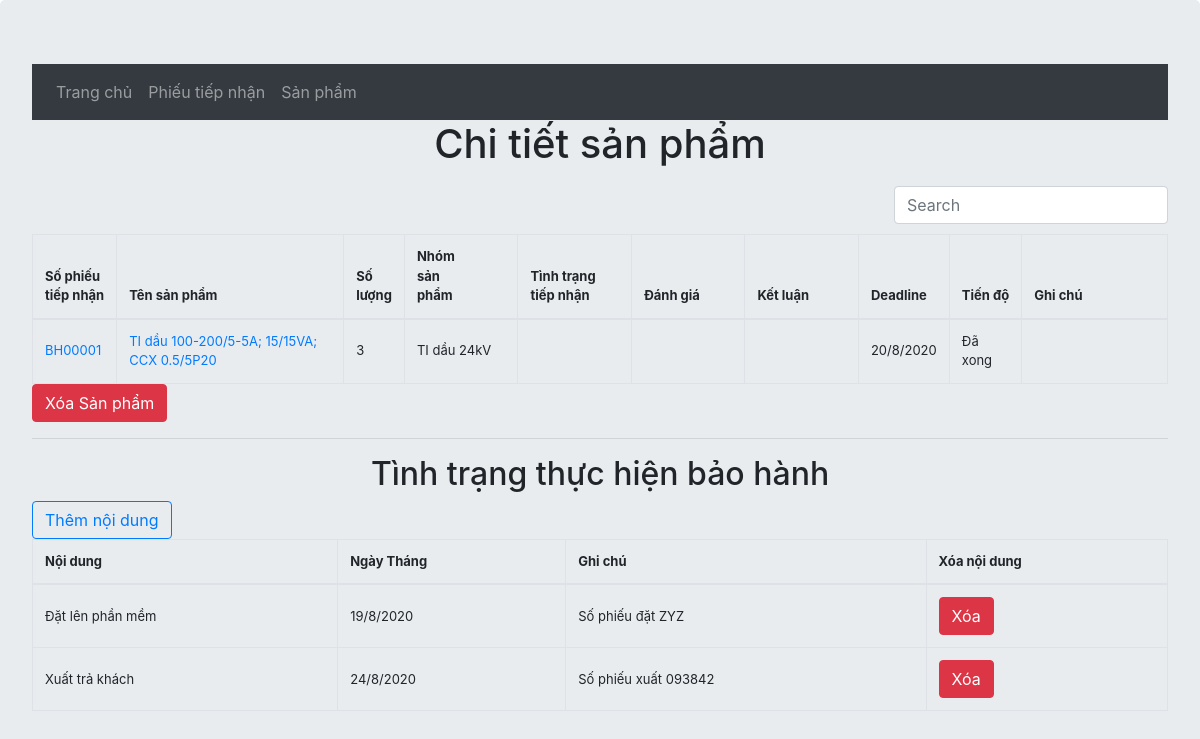
The app's page /warranty/items/1, older data.
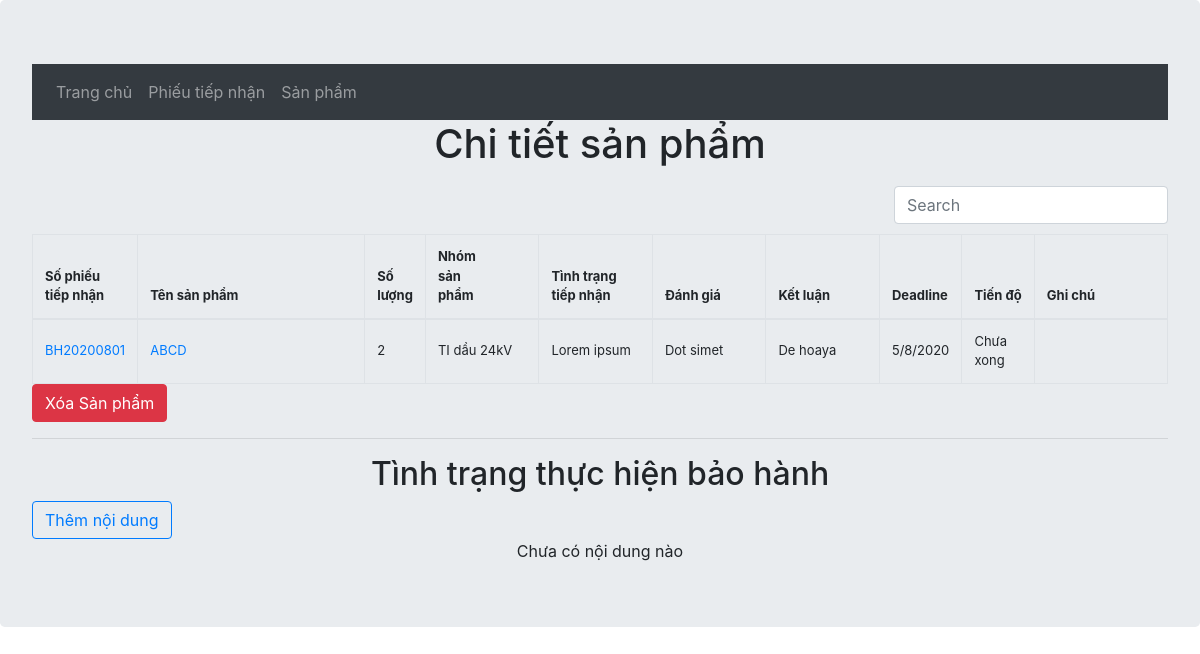
The same page, newer data.
### warranty/models.py (models this page shows, shortened)
class Item(models.Model):
    group = [
        ("TIDAU24", "TI dầu 24kV"),
        ("TUDAU24","TU dầu 24kV"),
        ("TIKHO24I", "TI khô 24kV trong nhà"),
        ("TIKHO24O", "TI khô 24kV ngoài trời"),
        ("TIHT", "TI hạ thế"),
    ]
    noteNumber = models.ForeignKey(Note, on_delete=models.CASCADE, related_name="item", verbose_name="Phiếu tiếp nhận")
    itemName = models.CharField(max_length=60, verbose_name="Tên sản phẩm")
    quantity = models.IntegerField(null=False, verbose_name="Số lượng", validators=[MinValueValidator(1)], )
    itemGroup = models.CharField(max_length=10, choices=group, verbose_name="Nhóm sản phẩm")
    status = models.CharField(max_length=128, blank=True, verbose_name="Tình trạng tiếp nhận")
    check = models.CharField(max_length=128, blank=True, verbose_name="Đánh giá")
    conclude = models.CharField(max_length=128, blank=True, verbose_name="Kết luận")
    deadline = models.DateField()
    note = models.TextField(blank=True, verbose_name="Ghi chú")
    numExport = models.CharField(max_length=10, verbose_name="Số phiếu xuất", blank=True)
    dayExport = models.DateField(verbose_name="Ngày xuất", null=True, blank=True)
    done = models.BooleanField(verbose_name="Xong/ Chưa xong:", choices=[(True, "Đã xong"), (False, "Chưa xong")], default=False)

class Note(models.Model):
    customerGroup = [
        ('DAILY', 'Đại lý'),
        ('NPC', 'NPC'),
        ('SPC', 'SPC'),
    ]
    noteNumber = models.CharField(max_length=10, unique=True,error_messages={'unique':"Số phiếu này đã có"}, verbose_name="Số phiếu")
    customers = models.CharField(max_length=50, null=False, verbose_name="Khách hàng")
    customersObj = models.CharField(choices=customerGroup, max_length=50, verbose_name="Nhóm khách hàng", null=True)
    receiveDay = models.DateField(null=False, verbose_name="Ngày tiếp nhận")
    note = models.TextField(blank=True, verbose_name="Ghi chú")
    numOrder = models.IntegerField(verbose_name="Thứ tự", null=True)

class ItemLog(models.Model):
    item = models.ForeignKey(Item, on_delete=models.CASCADE, related_name="log", verbose_name="Sản phẩm")
    content = models.TextField(blank=False, verbose_name="Nội dung")
    date = models.DateField(null=False, verbose_name="Ngày thực hiện")
    note = models.TextField(blank=True, verbose_name="Ghi chú")

### warranty/views.py (the view)
# urls.py: path('items/<int:pk>', views.ItemDetailView.as_view(), name = 'item_detail'),
class ItemDetailView(generic.DetailView):
    model = Item
    def get_context_data(self, **kwargs):
        context = super().get_context_data(**kwargs)
        context['ItemLogs']=self.object.log.all()
        return context

### warranty/templates/warranty/item_detail.html (shortened to what this page needs)
{% extends 'warranty/layout.html'%}
{% block content %}
        {% if item %}
        <h1 class="text-center">Chi tiết sản phẩm</h1>
        <table data-toggle="table" data-search="true" data-resizable="true">
            <thead>
                <tr>
                    <th data-width="5" data-width-unit="%">Số phiếu<br>tiếp nhận</th>
                    <th data-width="20" data-width-unit="%">Tên sản phẩm</th>
                    <th data-width="5" data-width-unit="%">Số<br>lượng</th>
                    <th data-width="10" data-width-unit="%">Nhóm<br>sản<br>phẩm</th>
                    <th data-width="10" data-width-unit="%">Tình trạng<br>tiếp nhận</th>
                    <th data-width="10" data-width-unit="%">Đánh giá</th>
                    <th data-width="10" data-width-unit="%">Kết luận</th>
                    <th data-width="5" data-width-unit="%">Deadline</th>
                    <th data-width="5" data-width-unit="%">Tiến độ</th>
                    <th data-width="20" data-width-unit="%">Ghi chú</th>
                </tr>
            </thead>
            <tbody>
                <tr>
                    <td>
                        <a href="{% url 'warranty:note_detail' item.noteNumber.id %}">{{ item.noteNumber.noteNumber }}</a></td>
                    <td><a href="{% url 'warranty:item_edit' item.id %}">{{ item.itemName }}</a></td>
                    <td>{{ item.quantity }}</td>
                    <td>{{ item.get_itemGroup_display }}</td>
                    <td>{{ item.status }}</td>
                    <td>{{ item.check }}</td>
                    <td>{{ item.conclude }}</td>
                    <td>{{ item.deadline|date:"j/n/Y" }}</td>
                    <td>{{ item.get_done_display }}</td>
                    <td>{{ item.note }}</td>
                </tr>
            </tbody>
        </table>
        <a href="{% url 'warranty:item_delete' item.id %}" class="btn btn-danger">Xóa Sản phẩm</a>
        {% else %}
        <div class="text-center">Chưa có phiếu tiếp nhận nào</div>
        {% endif %}
        <br>
        <hr>
        <h2 class="text-center">Tình trạng thực hiện bảo hành</h2>
        <button type="button" class="btn btn-outline-primary" data-toggle="modal" data-target="#formModal">Thêm nội dung</button>
        {% if ItemLogs %}
        <table data-toggle="table" data-resizable="true">
            <thead>
                <th>Nội dung</th>
                <th>Ngày Tháng</th>
                <th>Ghi chú</th>
                <th>Xóa nội dung</th>
            </thead>
            <tbody>
                {% for ItemLog in ItemLogs %}
                <tr>
                    <td>{{ ItemLog.content }}</td>
                    <td>{{ ItemLog.date|date:"j/n/Y" }}</td>
                    <td>{{ ItemLog.note }}</td>
                    <td>
                        <a class="btn btn-danger" href="{% url 'warranty:log_delete' ItemLog.id %}">Xóa</a>
                    </td>
                </tr>
                {% endfor %}
            </tbody>
        </table>
        {% else %}
            <div class="text-center">Chưa có nội dung nào</div>
        {% endif %}
{% endblock %}

Row changes from the older to the newer data that the page shows:
removed ItemLog: content "Đặt lên phần mềm", date "19/8/2020", note "Số phiếu đặt ZYZ"
removed ItemLog: content "Xuất trả khách", date "24/8/2020", note "Số phiếu xuất 093842"
changed Item "TI dầu 24kV": noteNumber.noteNumber "BH00001" → "BH20200801"; itemName "TI dầu 100-200/5-5A; 15/15VA; CCX 0.5/5P20" → "ABCD"; quantity "3" → "2"; status (not shown) → "Lorem ipsum"; check (not shown) → "Dot simet"; conclude (not shown) → "De hoaya"; deadline "20/8/2020" → "5/8/2020"; done "Đã xong" → "Chưa xong"
Text that changed along with them:
text no longer shown: "Nội dung Ngày Tháng Ghi chú Xóa nội dung"
text now shown: "Chưa có nội dung nào"
